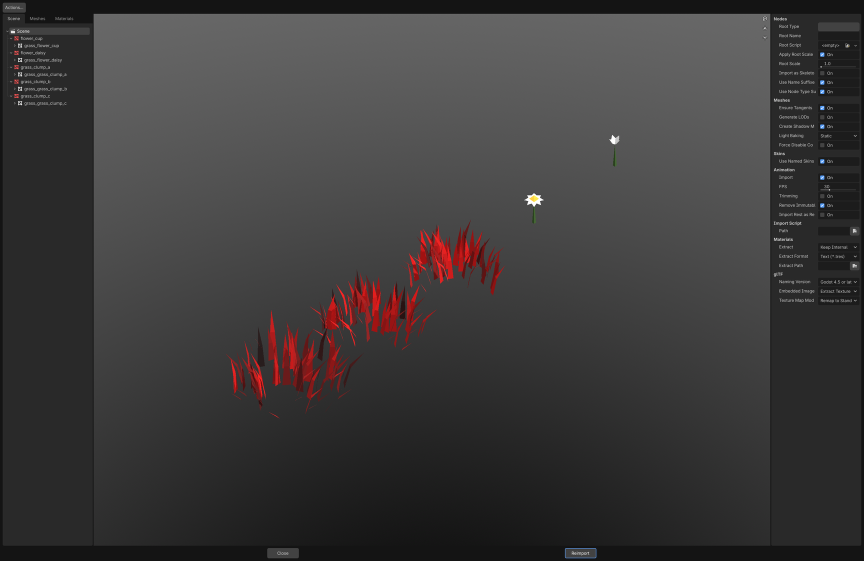
#> input picture site/src/assets/lessons/model-grass-and-flowers/advanced.png, 1728 x 1122 px, given in place of l30_quad.png, which was not available (shown at 1/2 size)
$ python make_assets_lesson30.py
#> lines starting #> are read from the running program, lines starting #| are printed output that depends on the picture
# Crops lesson 30's verified captures into the site's lesson assets (macOS run). The Blender and Godot captures were
# copied out of the shots folders by the run, to /tmp/b30_shots and /tmp/g30_shots.
import os
from PIL import Image

temp = os.environ.get('TEMP', '/tmp')
blender = os.path.join(temp, 'b30_shots')
godot = os.path.join(temp, 'g30_shots')
site = os.path.join(os.path.dirname(os.path.dirname(os.path.dirname(os.path.dirname(os.path.abspath(__file__))))), 'site', 'src', 'assets', 'lessons')
folder = os.path.join(site, 'model-grass-and-flowers')
os.makedirs(folder, exist_ok=True)

VIEW3D = (0, 28, 1578, 980)
NODES = (0, 60, 1920, 1050)
PROPS = (1580, 225, 1920, 1060)
OUTLINER = (1580, 50, 1920, 215)


def save(source, box, name, directory, scale=1.0):
#> called with source = 'l30_quad', box = (0, 28, 1578, 980), name = 'quad', directory = '/tmp/b30_shots', scale = 1
    image = Image.open(os.path.join(directory, source + '.png')).convert('RGB')
#> image is the input picture: PIL image 1728x1122 RGB; mean R, G, B 60.8, 58.8, 58.8
    if box:
        image = image.crop(box)
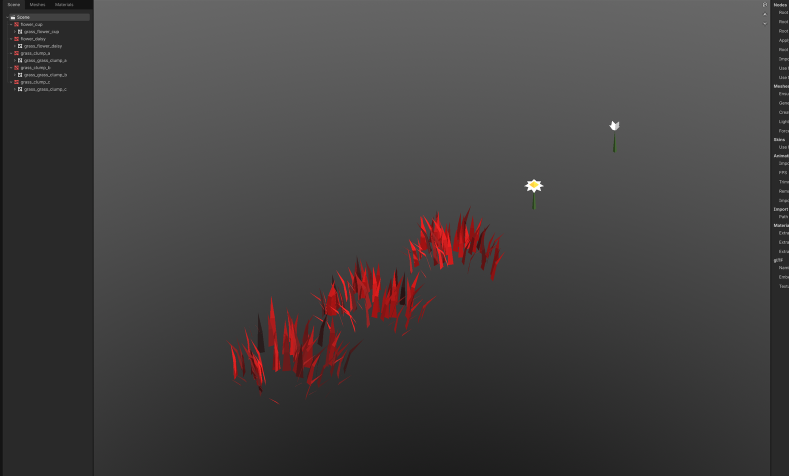
#> image: PIL image 1578x952 RGB (shown at 1/2 size); mean R, G, B 68.6, 65.9, 65.9
    if scale != 1.0:
        image = image.resize((int(image.width * scale), int(image.height * scale)), Image.LANCZOS)
    image.save(os.path.join(folder, name + '.png'), optimize=True)
    print(name, image.size)
#| quad (1578, 952)
    return image


for source, box, name, directory, scale in (
        ('l30_quad', VIEW3D, 'quad', blender, 1.0), ('l30_tip_row', VIEW3D, 'tip-row', blender, 1.0), ('l30_blade_object', VIEW3D, 'blade', blender, 1.0),
        ('l30_three_blades', VIEW3D, 'three-blades', blender, 1.0), ('l30_bends_together', VIEW3D, 'bends', blender, 1.0), ('l30_collections_ready', OUTLINER, 'collections', blender, 2.0),
        ('l30_footprint', VIEW3D, 'footprint', blender, 1.0), ('l30_new_group', None, 'new-group', blender, 1.0),
        ('l30_feet_linked', NODES, 'feet-nodes', blender, 1.0), ('l30_blades_linked', NODES, 'blades-nodes', blender, 1.0),
        ('l30_blades_view', VIEW3D, 'blades-view', blender, 1.0), ('l30_colors_linked', NODES, 'colors-nodes', blender, 1.0),
        ('l30_seed', (1580, 225, 1920, 520), 'seed', blender, 2.0), ('l30_three_clumps', VIEW3D, 'three-clumps', blender, 1.0),
        ('l30_apply_menu', (480, 380, 1040, 900), 'apply-menu', blender, 1.0),
        ('l30_daisy_parts', VIEW3D, 'daisy-parts', blender, 1.0), ('l30_paint_linked', NODES, 'paint-nodes', blender, 1.0),
        ('l30_paint_stem', (1580, 225, 1920, 520), 'paint-modifier', blender, 2.0), ('l30_link_menu', (280, 30, 700, 860), 'link-menu', blender, 1.0),
        ('l30_flowers_built', VIEW3D, 'flowers-built', blender, 1.0), ('l30_convert_menu', (280, 30, 700, 760), 'convert-menu', blender, 1.0),
        ('l30_flowers_view', VIEW3D, 'flowers-view', blender, 1.0), ('l30_clumps_view', VIEW3D, 'clumps-view', blender, 1.0),
        ('l30_exporter_path', PROPS, 'exporter', blender, 1.0), ('l30_vertex_colors', PROPS, 'vertex-colors', blender, 1.0),
        ('l30_import_lods_off', None, 'import-lods-off', godot, 1.0), ('l30_advanced', None, 'advanced', godot, 0.6)):
    save(source, box, name, directory, scale)
#> pass 2 of the loop `for source, box, name, directory, scale in (`:
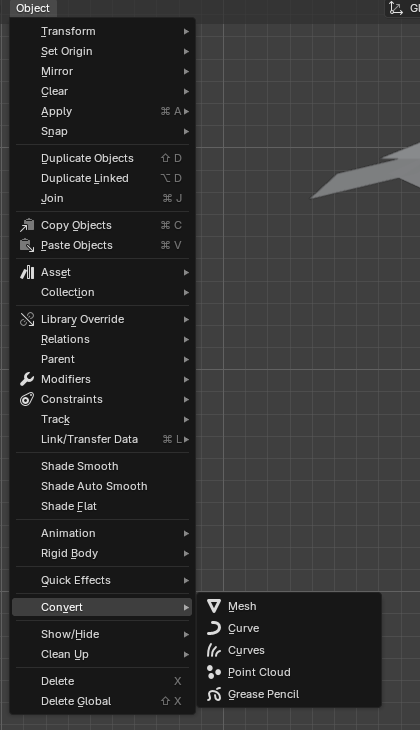
#> input picture site/src/assets/lessons/model-grass-and-flowers/convert-menu.png, 420 x 730 px, given in place of l30_tip_row.png, which was not available
#> in save, image is the input picture: PIL image 420x730 RGB; mean R, G, B 48.7, 48.7, 48.7
#> in save (call 2), `image = image.crop(box)`:
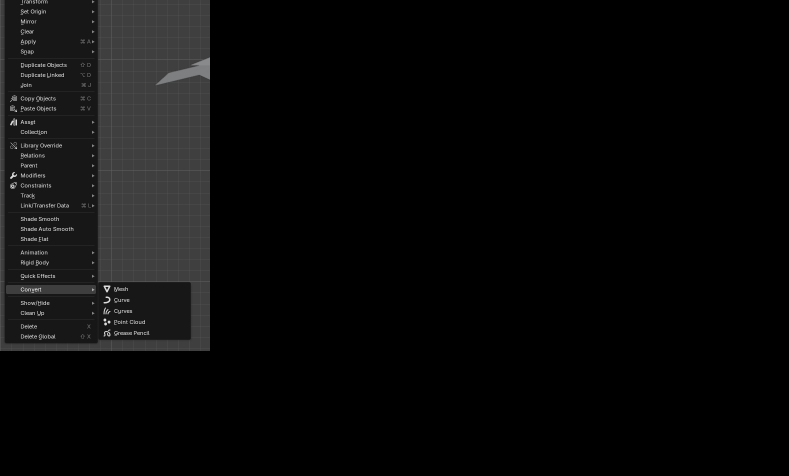
#> image: PIL image 1578x952 RGB (shown at 1/2 size); mean R, G, B 9.5, 9.5, 9.5
#| tip-row (1578, 952)
#> (the run stopped early here; a loop or call above may not have finished)
